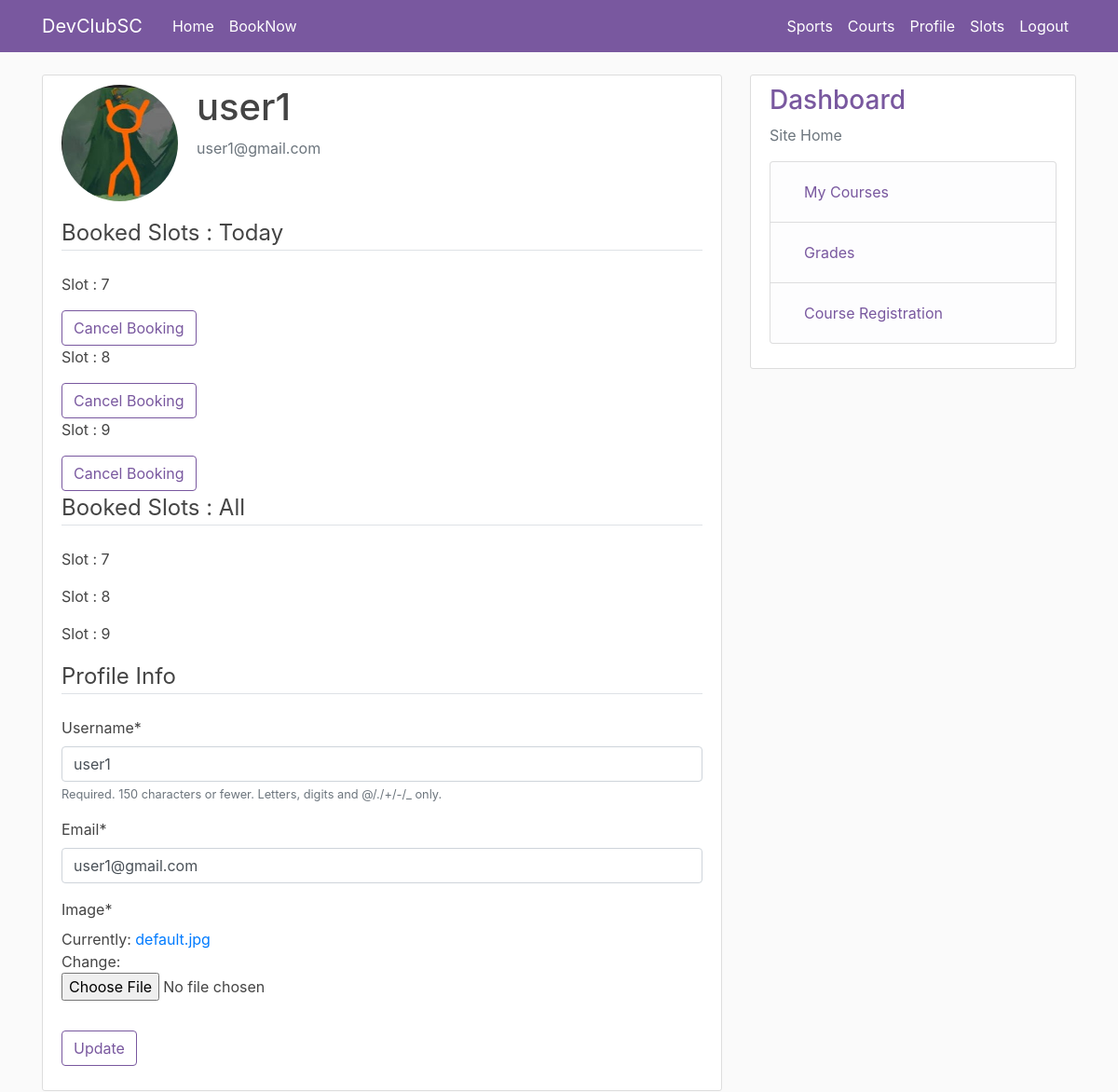
/profile/ (signed in), run on an earlier commit of the app's database.
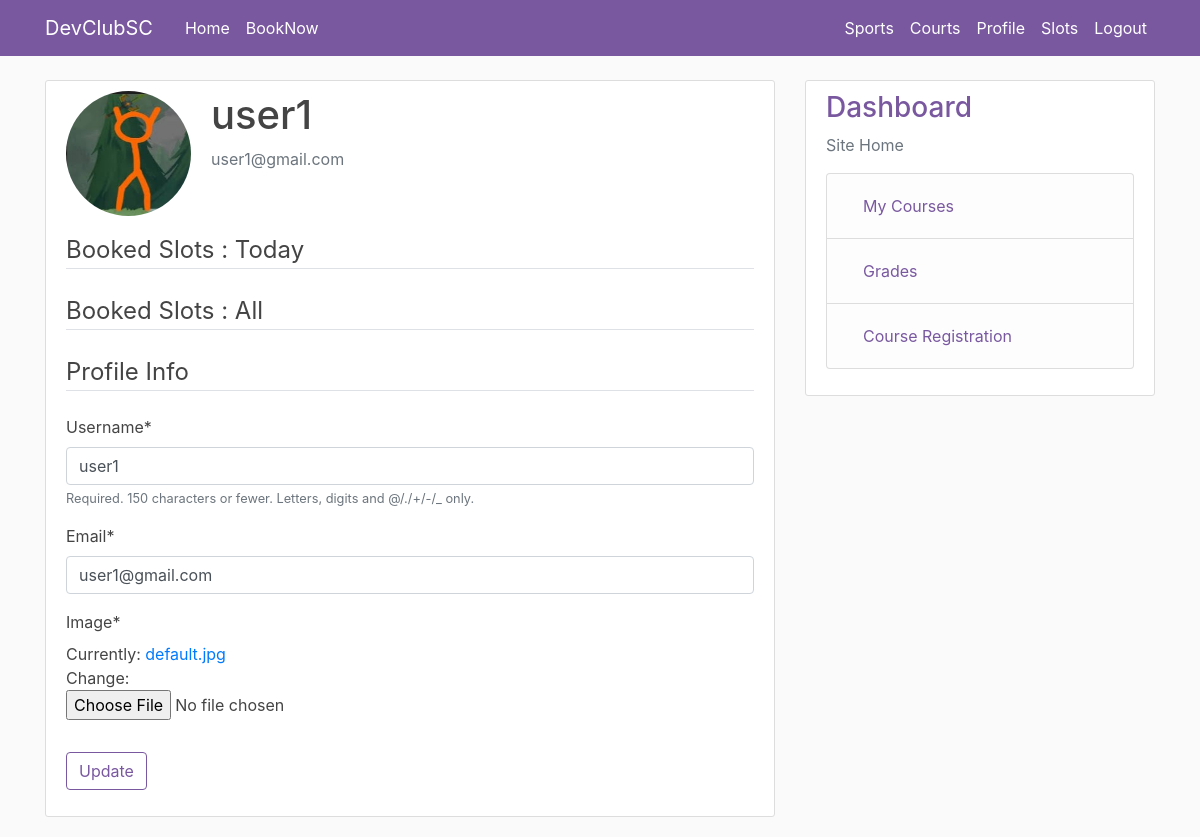
And on a later commit of the database.
### sports/models.py (models this page shows, shortened)
class Slot(models.Model):
    sport = models.ForeignKey(Sport,on_delete=models.CASCADE,default='')
    court = models.ForeignKey(Court,on_delete=models.CASCADE,default='')
    date = models.DateField()
    start_time = models.TimeField()
    end_time = models.TimeField()

### users/views.py (the view)
# urls.py: path('profile/', user_views.profile,name='profile'),
@login_required
def profile(request):
    if request.method == 'POST':
        u_form = UserUpdateForm(request.POST, instance=request.user)
        p_form = ProfileUpdateForm(request.POST, request.FILES, instance=request.user.profile)
        if u_form.is_valid() and p_form.is_valid():
            u_form.save()
            p_form.save()
            messages.success(request, f'Your account has been updated!')
            return redirect('profile')
    else:
        u_form = UserUpdateForm(instance=request.user)
        p_form = ProfileUpdateForm(instance=request.user.profile)
    context = {
        'u_form': u_form,
        'p_form': p_form,
        'member': Member.objects.filter(user=request.user).first(),
        'date': datetime.date.today()
    }
    return render(request, 'users/profile.html', context)

### users/forms.py
class UserUpdateForm(forms.ModelForm):
    email = forms.EmailField()
    class Meta:
        model = User
        fields = ['username', 'email']

class ProfileUpdateForm(forms.ModelForm):
    class Meta:
        model = Profile
        fields = ['image']

### users/templates/users/profile.html (shortened to what this page needs)
{% extends "sports/base.html" %}
{% load crispy_forms_tags %}
{% block content %}
    <div class="content-section">
      <div class="media">
         <img class="rounded-circle account-img" src="{{ user.profile.image.url }}">
        <div class="media-body">
          <h2 class="account-heading">{{ user.username }}</h2>
          <p class="text-secondary">{{ user.email }}</p>
        </div>
      </div>
        <legend class="border-bottom mb-4">Booked Slots : Today</legend>
        {% for slot in member.slots.all %}
            {% if slot.date == date %}
                <div>
                    <p class="article-content">Slot : {{ slot.id }}</p>
                    <form action="{%url 'remove_slot' slot.id %}" method="POST">
                        <button type="submit" class="btn btn-outline-info">Cancel Booking</button>
                    </form>
                </div>
            {% endif %}
        {% endfor %}
        <legend class="border-bottom mb-4">Booked Slots : All</legend>
        {% for slot in member.slots.all %}
            <div>
                <p class="article-content">Slot : {{ slot.id }}</p>
            </div>
        {% endfor %}
        <form method="POST" enctype='multipart/form-data'>
            <fieldset class="form-group">
                <legend class="border-bottom mb-4">Profile Info</legend>
                {{ u_form|crispy }}
                {{ p_form|crispy }}
            </fieldset>
            <div class="form-group">
                <button class="btn btn-outline-info" type="submit">Update</button>
            </div>
        </form>
    </div>
{% endblock content %}

What changed in the data, as far as the page shows it:
removed Slot: id "7"
removed Slot: id "8"
removed Slot: id "9"
